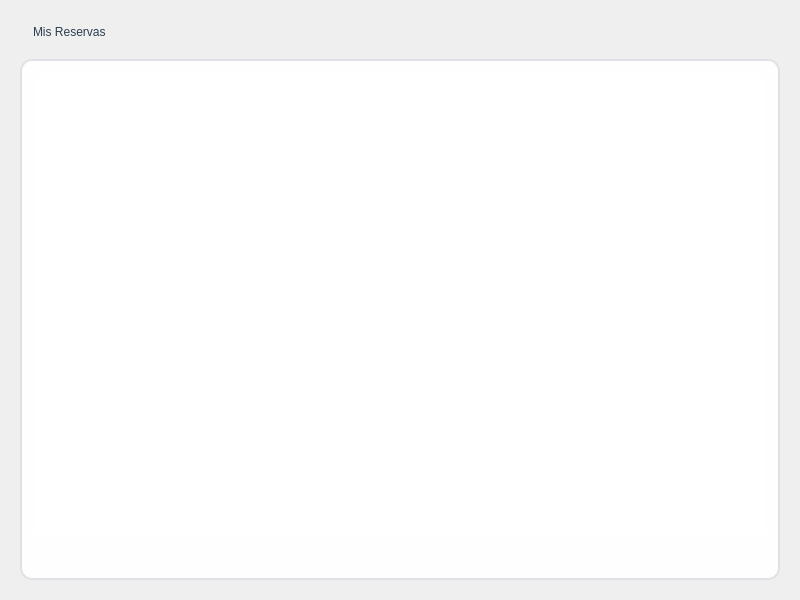
<?xml version="1.0" encoding="UTF-8"?>
<ui version="4.0">
 <class>ListaReservas</class>
 <widget class="QWidget" name="ListaReservas">
  <property name="geometry">
   <rect>
    <x>0</x>
    <y>0</y>
    <width>800</width>
    <height>600</height>
   </rect>
  </property>
  <property name="styleSheet">
   <string notr="true">QWidget#ListaReservas {
    background: qlineargradient(x1: 0, y1: 0, x2: 0, y2: 1,
                                stop: 0 #f8f9fa, stop: 1 #e9ecef);
    border: none;
    color: #212529;
}</string>
  </property>
  <property name="windowTitle">
   <string>Mis Reservas</string>
  </property>
  <layout class="QVBoxLayout" name="verticalLayout">
   <property name="spacing">
    <number>15</number>
   </property>
   <property name="leftMargin">
    <number>20</number>
   </property>
   <property name="topMargin">
    <number>20</number>
   </property>
   <property name="rightMargin">
    <number>20</number>
   </property>
   <property name="bottomMargin">
    <number>20</number>
   </property>
   <item>
    <widget class="QLabel" name="labelTitulo">
     <property name="styleSheet">
      <string notr="true">QLabel {
    font: 700 18pt "Segoe UI";
    color: #2c3e50;
    background: transparent;
    padding: 5px 10px;
    border-radius: 8px;
}</string>
     </property>
     <property name="text">
      <string>Mis Reservas</string>
     </property>
    </widget>
   </item>
   <item>
    <widget class="QWidget" name="widgetContenedor" native="true">
     <property name="styleSheet">
      <string notr="true">QWidget#widgetContenedor {
    background-color: rgba(255, 255, 255, 240);
    border: 2px solid #dee2e6;
    border-radius: 12px;
    box-shadow: 0 4px 6px rgba(0, 0, 0, 0.1);
}</string>
     </property>
     <layout class="QVBoxLayout" name="verticalLayoutTabla">
      <property name="spacing">
       <number>0</number>
      </property>
      <property name="leftMargin">
       <number>15</number>
      </property>
      <property name="topMargin">
       <number>15</number>
      </property>
      <property name="rightMargin">
       <number>15</number>
      </property>
      <property name="bottomMargin">
       <number>15</number>
      </property>
      <item>
       <widget class="QTableWidget" name="tableWidgetReservas">
        <property name="styleSheet">
         <string notr="true">QTableWidget {
    background-color: #ffffff;
    alternate-background-color: #f8f9fa;
    selection-background-color: #e3f2fd;
    selection-color: #1976d2;
    border: none;
    gridline-color: #e9ecef;
    font: 11pt "Segoe UI";
    outline: none;
    color: #212529;
}

QTableWidget QHeaderView {
    background-color: #ffffff;
    border: none;
}

QTableWidget QHeaderView::section {
    background-color: #ffffff;
}

QTableWidget::item {
    padding: 12px 10px;
    border: none;
    border-bottom: 1px solid #f1f3f4;
    color: #212529;
    background-color: #ffffff;
}

QTableWidget::item:alternate {
    background-color: #f8f9fa;
    color: #212529;
}

QTableWidget::item:selected {
    background-color: #e8f4fd;
    color: #1565c0;
}

QTableWidget::item:hover {
    background-color: #f5f5f5;
    color: #212529;
}

QTableWidget::item:selected:hover {
    background-color: #e3f2fd;
    color: #1565c0;
}

QHeaderView::section {
    background: qlineargradient(x1: 0, y1: 0, x2: 0, y2: 1,
                                stop: 0 #f8f9fa, stop: 1 #e9ecef);
    color: #495057;
    padding: 15px 10px;
    border: none;
    font: bold 11pt "Segoe UI";
    border-right: 1px solid #dee2e6;
    border-bottom: 2px solid #dee2e6;
    min-height: 40px;
}

QHeaderView::section:last {
    border-right: none;
}

QHeaderView::section:first {
    border-top-left-radius: 8px;
}

QHeaderView::section:last {
    border-top-right-radius: 8px;
}

QHeaderView::section:vertical {
    background-color: #f8f9fa;
    color: #6c757d;
    border: none;
    border-bottom: 1px solid #dee2e6;
    padding: 8px;
    font: 10pt "Segoe UI";
    text-align: center;
    min-width: 40px;
}

QTableWidget::corner-button {
    background-color: #ffffff;
    border: none;
}

QTableWidget QTableCornerButton::section {
    background-color: #ffffff;
    border: none;
}

QScrollBar:vertical {
    background: #f8f9fa;
    width: 12px;
    border-radius: 6px;
    margin: 2px;
}

QScrollBar::handle:vertical {
    background: #dee2e6;
    border-radius: 6px;
    min-height: 20px;
}

QScrollBar::handle:vertical:hover {
    background: #adb5bd;
}

QScrollBar:horizontal {
    background: #f8f9fa;
    height: 12px;
    border-radius: 6px;
    margin: 2px;
}

QScrollBar::handle:horizontal {
    background: #dee2e6;
    border-radius: 6px;
    min-width: 20px;
}

QScrollBar::handle:horizontal:hover {
    background: #adb5bd;
}</string>
        </property>
        <property name="alternatingRowColors">
         <bool>true</bool>
        </property>
        <property name="selectionBehavior">
         <enum>QAbstractItemView::SelectRows</enum>
        </property>
        <property name="sortingEnabled">
         <bool>true</bool>
        </property>
       </widget>
      </item>
      <item>
       <layout class="QHBoxLayout" name="horizontalLayout">
        <item>
         <spacer name="horizontalSpacer">
          <property name="orientation">
           <enum>Qt::Horizontal</enum>
          </property>
          <property name="sizeHint" stdset="0">
           <size>
            <width>40</width>
            <height>20</height>
           </size>
          </property>
         </spacer>
        </item>
        <item>
         <widget class="QPushButton" name="pushButtonActualizar">
          <property name="styleSheet">
           <string notr="true">QPushButton {
    background: qlineargradient(x1: 0, y1: 0, x2: 0, y2: 1,
                                stop: 0 #6c757d, stop: 1 #495057);
    color: white;
    border: none;
    border-radius: 15px;
    font: bold 11pt "Segoe UI";
    padding: 8px 16px;
}

QPushButton:hover {
    background: qlineargradient(x1: 0, y1: 0, x2: 0, y2: 1,
                                stop: 0 #5a6268, stop: 1 #343a40);
}

QPushButton:pressed {
    background: qlineargradient(x1: 0, y1: 0, x2: 0, y2: 1,
                                stop: 0 #495057, stop: 1 #212529);
}</string>
          </property>
          <property name="text">
           <string>Actualizar</string>
          </property>
          <property name="minimumSize">
           <size>
            <width>100</width>
            <height>30</height>
           </size>
          </property>
         </widget>
        </item>
       </layout>
      </item>
     </layout>
    </widget>
   </item>
  </layout>
 </widget>
 <resources/>
 <connections/>
</ui>
